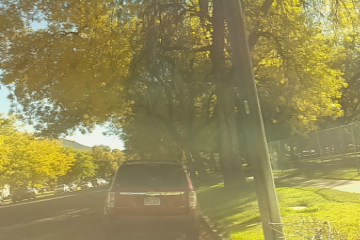
#> input picture Image Similarity Index/car/16_07_02_14_21_01_orig.png, 360 x 240 px
$ python -i image_index.py   (imports and definitions only)   (Python 2 division)
#> lines starting #> are read from the running program, lines starting #| are printed output that depends on the picture
#!/usr/bin/python

import argparse
import cv2
import sys
import os
import re
import numpy as np
import cPickle as pickle

########################
# module: image_index.py
# Cole Shepherd
# a01895001
########################

ap = argparse.ArgumentParser()
# [5 lines not run here, left out]

def generate_file_names(fnpat, rootdir):
    arr = os.listdir(rootdir)
    files = []
    for x in arr:
        files.append('./'+rootdir+x)
    return files


## three index dictionaries
HSV_INDEX = {}
BGR_INDEX = {}
GSL_INDEX = {}

def index_img(imgp):
#> called with imgp = 'car/16_07_02_14_21_01_orig.png'
    try:
        img = cv2.imread(imgp)
#> img is the input picture: shape (240, 360, 3); mean B, G, R 84.7, 138.4, 148.3
        index_bgr(imgp, img)
        index_hsv(imgp, img)
        index_gsl(imgp, img)
        del img
    except Exception, e:
        print(str(e))

# compute the bgr vector for img saved in path imgp and
# index it in BGR_INDEX under imgp.
def index_bgr(imgp, img):
#> called with imgp = 'car/16_07_02_14_21_01_orig.png'
    B,G,R = cv2.split(img)
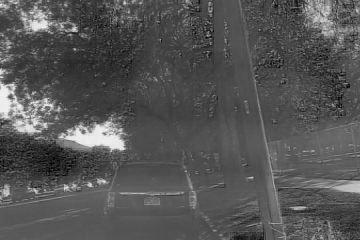
#> B: shape (240, 360); min 0, max 240, mean 84.7
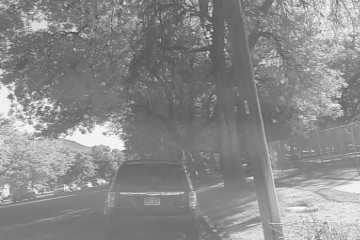
#> G: shape (240, 360); min 73, max 250, mean 138.4
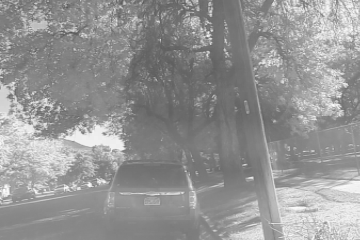
#> R: shape (240, 360); min 85, max 254, mean 148.3
    # bgri = [((b0 + b1 + b2) / 3, (g0 + g1 + g2) / 3, (r0 + r1 + r2) / 3),
    #         ((b3 + b4 + b5) / 3, (g3 + g4 + g5) / 3, (r3 + r4 + r5) / 3)],

    bAvg = []
    gAvg = []
    rAvg = []
    for line in B:
        bAvg.append(sum(line)/B.shape[1])
#> after the loop, bAvg = 240 values, max 112 at index 137, min 63 at index 62, mean 84.17
    for line in G:
        gAvg.append(sum(line) / G.shape[1])
#> after the loop, gAvg = 240 values, max 168 at index 193, min 116 at index 67, mean 137.9
    for line in R:
        rAvg.append(sum(line) / R.shape[1])
#> after the loop, rAvg = 240 values, max 175 at index 193, min 130 at index 67, mean 147.8

    # indexList.append((bAvg, gAvg, rAvg))
    bNew = np.asarray(bAvg, float)
#> bNew has the same summary as bAvg
    gNew = np.asarray(gAvg, float)
#> gNew has the same summary as gAvg
    rNew = np.asarray(rAvg, float)
#> rNew has the same summary as rAvg
    bgri = cv2.merge((bNew, gNew, rNew))
#> bgri = 240 rows, first 8: [88, 136, 143], [88, 136, 143], [89, 137, 143], [90, 138, 145], [87, 135, 144], [86, 133, 143], [87, 135, 144], [91, 138, 147]
    BGR_INDEX[imgp] = bgri


# compute the hsv vector for img saved in path imgp and
# index it in HSV_INDEX under imgp.
def index_hsv(imgp, img):
#> called with imgp = 'car/16_07_02_14_21_01_orig.png'
    hsv = cv2.cvtColor(img,cv2.COLOR_RGB2HSV)
#> hsv: shape (240, 360, 3); mean H, S, V 93.9, 108.4, 148.8
    H, S, V = cv2.split(hsv)
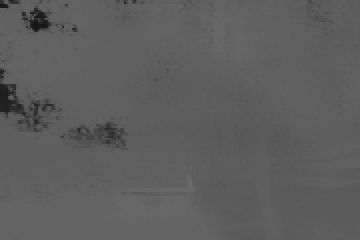
#> H: shape (240, 360); min 21, max 106, mean 93.9
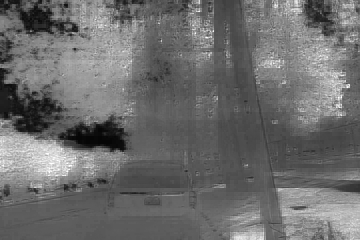
#> S: shape (240, 360); min 6, max 255, mean 108.4
    # bgri = [((b0 + b1 + b2) / 3, (g0 + g1 + g2) / 3, (r0 + r1 + r2) / 3),
    #         ((b3 + b4 + b5) / 3, (g3 + g4 + g5) / 3, (r3 + r4 + r5) / 3)],

    hAvg = []
    sAvg = []
    vAvg = []
    for line in H:
        hAvg.append(sum(line) / H.shape[1])
#> after the loop, hAvg = 240 values, max 97 at index 40, min 87 at index 128, mean 93.38
    for line in S:
        sAvg.append(sum(line) / S.shape[1])
#> after the loop, sAvg = 240 values, max 131 at index 55, min 73 at index 129, mean 107.9
    for line in V:
        vAvg.append(sum(line) / V.shape[1])
#> after the loop, vAvg = 240 values, max 175 at index 193, min 130 at index 67, mean 148.4

    # indexList.append((bAvg, gAvg, rAvg))
    hNew = np.asarray(hAvg, float)
#> hNew has the same summary as hAvg
    sNew = np.asarray(sAvg, float)
#> sNew has the same summary as sAvg
    vNew = np.asarray(vAvg, float)
#> vNew has the same summary as vAvg
    hsvi = cv2.merge((hNew, sNew, vNew))
#> hsvi = 240 rows, first 8: [91, 98, 145], [91, 99, 144], [91, 97, 145], [91, 96, 146], [93, 100, 145], [93, 101, 144], [93, 100, 145], [93, 98, 148]
    HSV_INDEX[imgp] = hsvi
# compute the gsl vector for img saved in path imgp and
# index it in GSL_INDEX under imgp.
def index_gsl(imgp, img):
#> called with imgp = 'car/16_07_02_14_21_01_orig.png'
    gsl = cv2.cvtColor(img, cv2.COLOR_BGR2GRAY)
    gslAvg = []
    for line in gsl:
        gslAvg.append(sum(line) / gsl.shape[1])
#> after the loop, gslAvg = 240 values, max 163 at index 193, min 114 at index 67, mean 134.7
    gsli = np.asarray(gslAvg, float)
#> gsli has the same summary as gslAvg
    GSL_INDEX[imgp] = gsli

# index image directory imgdir
def index_img_dir(imgdir):
  print(imgdir)
  for imgp in generate_file_names(r'.+\.(jpg|png|JPG)', imgdir):
    print('indexing ' + imgp)
    index_img(imgp)
    print(imgp + ' indexed')

# index and pickle
# [9 lines not run here, left out]


>>> result = index_img('car/16_07_02_14_21_01_orig.png')
